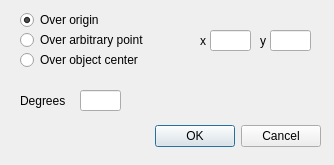
<?xml version="1.0" encoding="UTF-8"?>
<ui version="4.0">
 <class>RotateDialog</class>
 <widget class="QDialog" name="RotateDialog">
  <property name="windowModality">
   <enum>Qt::WindowModal</enum>
  </property>
  <property name="geometry">
   <rect>
    <x>0</x>
    <y>0</y>
    <width>334</width>
    <height>165</height>
   </rect>
  </property>
  <property name="windowTitle">
   <string>Rotate</string>
  </property>
  <property name="modal">
   <bool>true</bool>
  </property>
  <widget class="QDialogButtonBox" name="buttonBox">
   <property name="geometry">
    <rect>
     <x>20</x>
     <y>120</y>
     <width>301</width>
     <height>32</height>
    </rect>
   </property>
   <property name="orientation">
    <enum>Qt::Horizontal</enum>
   </property>
   <property name="standardButtons">
    <set>QDialogButtonBox::Cancel|QDialogButtonBox::Ok</set>
   </property>
  </widget>
  <widget class="QRadioButton" name="origin">
   <property name="geometry">
    <rect>
     <x>20</x>
     <y>10</y>
     <width>131</width>
     <height>20</height>
    </rect>
   </property>
   <property name="text">
    <string>Over origin</string>
   </property>
   <property name="checked">
    <bool>true</bool>
   </property>
  </widget>
  <widget class="QRadioButton" name="point">
   <property name="geometry">
    <rect>
     <x>20</x>
     <y>30</y>
     <width>171</width>
     <height>20</height>
    </rect>
   </property>
   <property name="text">
    <string>Over arbitrary point</string>
   </property>
  </widget>
  <widget class="QRadioButton" name="center">
   <property name="geometry">
    <rect>
     <x>20</x>
     <y>50</y>
     <width>161</width>
     <height>20</height>
    </rect>
   </property>
   <property name="text">
    <string>Over object center</string>
   </property>
  </widget>
  <widget class="QLabel" name="label_2">
   <property name="geometry">
    <rect>
     <x>20</x>
     <y>90</y>
     <width>71</width>
     <height>21</height>
    </rect>
   </property>
   <property name="text">
    <string>Degrees</string>
   </property>
  </widget>
  <widget class="QLineEdit" name="degrees">
   <property name="geometry">
    <rect>
     <x>80</x>
     <y>90</y>
     <width>41</width>
     <height>21</height>
    </rect>
   </property>
  </widget>
  <widget class="QLabel" name="label">
   <property name="geometry">
    <rect>
     <x>200</x>
     <y>30</y>
     <width>21</width>
     <height>21</height>
    </rect>
   </property>
   <property name="text">
    <string>x</string>
   </property>
  </widget>
  <widget class="QLineEdit" name="x">
   <property name="geometry">
    <rect>
     <x>210</x>
     <y>30</y>
     <width>41</width>
     <height>21</height>
    </rect>
   </property>
  </widget>
  <widget class="QLineEdit" name="y">
   <property name="geometry">
    <rect>
     <x>270</x>
     <y>30</y>
     <width>41</width>
     <height>21</height>
    </rect>
   </property>
  </widget>
  <widget class="QLabel" name="label_3">
   <property name="geometry">
    <rect>
     <x>260</x>
     <y>30</y>
     <width>21</width>
     <height>21</height>
    </rect>
   </property>
   <property name="text">
    <string>y</string>
   </property>
  </widget>
 </widget>
 <resources/>
 <connections>
  <connection>
   <sender>buttonBox</sender>
   <signal>rejected()</signal>
   <receiver>RotateDialog</receiver>
   <slot>reject()</slot>
   <hints>
    <hint type="sourcelabel">
     <x>316</x>
     <y>260</y>
    </hint>
    <hint type="destinationlabel">
     <x>286</x>
     <y>274</y>
    </hint>
   </hints>
  </connection>
 </connections>
</ui>
